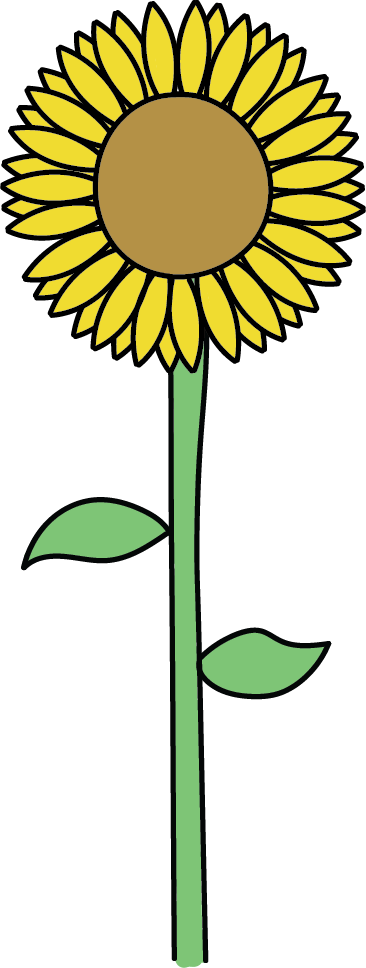
#> input picture tools/assets/garden/FlowerAssets/FlowerAssets/SunflowerFlower.png, 366 x 968 px
$ python build_garden_plants.py
#> lines starting #> are read from the running program, lines starting #| are printed output that depends on the picture
"""Пиксельные стадии растений Башты Читавука из набора FlowerAssets (CC0).

Стадий в наборе нет: на вид приходится один рисунок цветка, отдельно головка и
отдельно семя. Раньше веб-сад собирал стадии из одного и того же ростка
Cozyland — стадии 1 и 2 отличались масштабом на пять процентов, и рост не
читался. Здесь стадии собираются из частей самого набора:

    семе      Seed.png
    клица     нижняя часть стебля с первым листом
    стабљика  стебель до половины
    пупољак   стебель почти во весь рост и сжатая головка
    цвет      Flower.png целиком

Всё пикселизуется в один масштаб на вид, поэтому рост виден по высоте, а не по
подмене картинки. Цвета сводятся к небольшой палитре: сглаженные полутона
исходника в пиксельном мире выглядят грязью.

    python tools/build_garden_plants.py

Кадр 24×32, растение стоит на нижней границе: грядка обрезает картинку снизу.
"""

from __future__ import annotations

import argparse
from pathlib import Path

from PIL import Image

WIDTH, HEIGHT = 24, 32
ALPHA_CUTOFF = 130

# Насколько тёмным должен быть цвет, чтобы считаться контуром, а не краской.
OUTLINE_LEVEL = 150

# Сколько красок остаётся от рисунка. Пиксельность даёт не только размер, но и
# резко ограниченная палитра: в исходнике сотни полутонов сглаживания.
#
# Цвета берутся из самого рисунка, а не из палитры Cozyland. Попытка свести
# растения к краскам пака кончилась бирюзовым подсолнухом: трава там изумрудная
# (1ebc73), и жёлто-зелёный лист уходил именно в неё.
SPECIES_COLORS = 12

# Вид → файлы набора и высоты стадий в пикселях кадра. Высоты подобраны так,
# чтобы соседние стадии отличались заметно: разница в пару пикселей на экране
# не читается вовсе.
SPECIES = {
    "suncokret": {
        "flower": "SunflowerFlower.png",
        "head": "SunflowerFlowerHead.png",
        "seed": "SunflowerSeed.png",
        "heights": (7, 12, 19, 26, 31),
    },
    "krasuljak": {
        "flower": "DaisyFlower.png",
        "head": "DaisyFlowerHead.png",
        "seed": "DaisySeed.png",
        "heights": (7, 11, 17, 24, 29),
    },
    "koleus": {
        "flower": "ColeusFlower.png",
        "head": "ColeusFlowerHead.png",
        "seed": "ColeusSeed.png",
        "heights": (7, 11, 16, 22, 27),
    },
    # Молодило не тянется вверх: это розетка листьев у самой земли, поэтому
    # головки у него нет и стадии различаются размером розетки.
    "cuvarkuca": {
        "flower": "SucculentFlower.png",
        "head": None,
        "seed": "SucculentSeed.png",
        "heights": (7, 10, 14, 18, 22),
    },
}


def load(source: Path, name: str) -> Image.Image:
    path = source / name
    if not path.is_file():
        raise SystemExit(f"нет файла набора: {path}")
    with Image.open(path) as image:
        return trim(image.convert("RGBA"))


def trim(image: Image.Image) -> Image.Image:
    box = image.getbbox()
    return image.crop(box) if box else image


def pixelize(image: Image.Image, height: int, palette: Image.Image) -> Image.Image:
    """Уменьшает рисунок до высоты в пикселях кадра и сводит его к палитре.

    Альфа режется порогом, а не сглаживается: полупрозрачная кайма превращает
    пиксельный контур в размытое пятно, особенно поверх грядки.
    """
    scale = height / image.height
    width = max(1, round(image.width * scale))
    small = shrink(image, width, height)

    alpha = small.getchannel("A").point(lambda value: 255 if value >= ALPHA_CUTOFF else 0)
    flat = small.convert("RGB").quantize(
        palette=palette, dither=Image.Dither.NONE
    ).convert("RGB")
    flat.putalpha(alpha)
    return trim(despeckle(flat))


def despeckle(image: Image.Image) -> Image.Image:
    """Убирает одинокие тёмные точки внутри рисунка.

    Остатки жирного контура выигрывают голосование в случайных блоках и
    рассыпаются по лепесткам чёрной крупой. Контур на границе силуэта при этом
    остаётся: у него тёмные соседи есть.
    """
    pixels = image.load()
    result = image.copy()
    target = result.load()
    for y in range(image.height):
        for x in range(image.width):
            red, green, blue, alpha = pixels[x, y]
            if alpha == 0 or red + green + blue > OUTLINE_LEVEL:
                continue
            neighbours: dict[tuple[int, int, int], int] = {}
            dark = 0
            for offset_y in (-1, 0, 1):
                for offset_x in (-1, 0, 1):
                    near_x, near_y = x + offset_x, y + offset_y
                    if not (0 <= near_x < image.width and 0 <= near_y < image.height):
                        continue
                    pixel = pixels[near_x, near_y]
                    if pixel[3] == 0:
                        continue
                    if sum(pixel[:3]) <= OUTLINE_LEVEL:
                        dark += 1
                    else:
                        neighbours[pixel[:3]] = neighbours.get(pixel[:3], 0) + 1
            if dark <= 2 and neighbours:
                target[x, y] = (*max(neighbours.items(), key=lambda item: item[1])[0], 255)
    return result


def shrink(image: Image.Image, width: int, height: int) -> Image.Image:
    """Уменьшение по самому частому цвету блока, а не по среднему.

    Усреднение здесь не работает: контур в исходнике толстый, и при сжатии в
    тридцать раз каждый выходной пиксель получает изрядную долю чёрного.
    Жёлтые лепестки подсолнуха от этого выходили тускло-коричневыми, а зелёный
    стебель — серым. Самый частый цвет сохраняет и краску, и контур там, где
    контур действительно занимает пиксель целиком.
    """
    source = image.load()
    canvas = Image.new("RGBA", (width, height), (0, 0, 0, 0))
    for y in range(height):
        top = y * image.height // height
        bottom_edge = max(top + 1, (y + 1) * image.height // height)
        for x in range(width):
            left = x * image.width // width
            right = max(left + 1, (x + 1) * image.width // width)
            counts: dict[tuple[int, int, int], int] = {}
            opaque = 0
            for sample_y in range(top, bottom_edge):
                for sample_x in range(left, right):
                    pixel = source[sample_x, sample_y]
                    if pixel[3] < ALPHA_CUTOFF:
                        continue
                    opaque += 1
                    colour = pixel[:3]
                    counts[colour] = counts.get(colour, 0) + 1
            area = (bottom_edge - top) * (right - left)
            # Блок, закрашенный меньше чем на треть, — это край рисунка, а не
            # его часть: иначе вокруг цветка нарастает бахрома в один пиксель.
            if opaque * 3 < area:
                continue
            canvas.putpixel((x, y), (*vote(counts, opaque), 255))
    return canvas


def vote(counts: dict[tuple[int, int, int], int], opaque: int) -> tuple[int, int, int]:
    """Выбирает цвет пикселя из красок блока.

    Простое большинство отдаёт весь стебель контуру: в исходнике он обведён
    жирно, и на ширине в один пиксель чёрного всегда больше, чем зелёного.
    Поэтому контур побеждает, только если своей краски в блоке почти нет.
    """
    ranked = sorted(counts.items(), key=lambda item: item[1], reverse=True)
    winner, votes = ranked[0]
    if sum(winner) > OUTLINE_LEVEL:
        return winner
    for colour, count in ranked[1:]:
        if sum(colour) > OUTLINE_LEVEL and count * 4 >= opaque:
            return colour
    return winner


def species_palette(flower: Image.Image) -> Image.Image:
    """Палитра вида — краски самого рисунка, сведённые к нескольким.

    Считается один раз по целому цветку и применяется ко всем его стадиям:
    посчитай палитру для каждой стадии отдельно — и у бутона окажется свой
    оттенок зелени, отличный от стебля на предыдущей стадии.
    """
    pixels = [
        (red, green, blue)
        for red, green, blue, transparency in flower.getdata()
        if transparency >= ALPHA_CUTOFF
    ]
    # Считать по всему кадру нельзя: прозрачная часть больше самого цветка,
    # и цвет подложки забирал половину палитры, а лепестки уходили в бежевый.
    strip = Image.new("RGB", (len(pixels), 1))
    strip.putdata(pixels)
    reduced = strip.quantize(colors=SPECIES_COLORS, method=Image.Quantize.MEDIANCUT)
    palette = reduced.getpalette()[: SPECIES_COLORS * 3]
    reference = Image.new("P", (1, 1))
    reference.putpalette(palette + [0] * (768 - len(palette)))
    return reference


def frame(sprite: Image.Image) -> Image.Image:
    """Ставит спрайт на дно кадра по центру."""
    canvas = Image.new("RGBA", (WIDTH, HEIGHT), (0, 0, 0, 0))
    if sprite.width > WIDTH:
        sprite = sprite.resize(
            (WIDTH, max(1, round(sprite.height * WIDTH / sprite.width))),
            Image.Resampling.BOX,
        )
    canvas.alpha_composite(sprite, ((WIDTH - sprite.width) // 2, HEIGHT - sprite.height))
    return canvas


def bottom(image: Image.Image, share: float) -> Image.Image:
    """Нижняя доля рисунка: цветок буквально поднимается из земли."""
    cut = round(image.height * (1 - share))
    return trim(image.crop((0, cut, image.width, image.height)))


def build_species(source: Path, output: Path, name: str, spec: dict) -> None:
    flower = load(source, spec["flower"])
    seed = load(source, spec["seed"])
    heights = spec["heights"]
    palette = species_palette(flower)
    # Масштаб общий для всех стадий вида: иначе стебель на стадии «бутон»
    # оказался бы толще, чем у распустившегося цветка.
    unit = heights[-1] / flower.height

    if not spec["head"]:
        # У розетки нет стебля: обрезка снизу дала бы блин из листьев, поэтому
        # растёт она целиком.
        stages = [frame(pixelize(seed, heights[0], palette))]
        stages.extend(frame(pixelize(flower, height, palette)) for height in heights[1:])
        save(output, name, stages, unit)
        return

    # Доли подобраны по рисункам набора: нижняя треть у всех видов — голый
    # стебель, первый лист начинается примерно с 45% высоты.
    stages = [
        frame(pixelize(seed, heights[0], palette)),
        frame(pixelize(bottom(flower, 0.45), heights[1], palette)),
        frame(pixelize(bottom(flower, 0.66), heights[2], palette)),
    ]

    if spec["head"]:
        head = load(source, spec["head"])
        stem = bottom(flower, 0.80)
        bud = Image.new(
            "RGBA",
            (max(stem.width, head.width), stem.height + head.height // 2),
            (0, 0, 0, 0),
        )
        # Бутон — та же головка, сжатая вдвое по высоте и посаженная на макушку
        # стебля: закрытый цветок именно так и выглядит сверху.
        squashed = head.resize((head.width, max(1, head.height // 2)), Image.Resampling.BOX)
        bud.alpha_composite(stem, ((bud.width - stem.width) // 2, bud.height - stem.height))
        bud.alpha_composite(squashed, ((bud.width - squashed.width) // 2, 0))
        stages.append(frame(pixelize(trim(bud), heights[3], palette)))

    stages.append(frame(pixelize(flower, heights[4], palette)))
    save(output, name, stages, unit)


def save(output: Path, name: str, stages: list[Image.Image], unit: float) -> None:
    for index, sprite in enumerate(stages):
        filename = f"plant_{name}_{index}.webp"
        sprite.save(output / filename, "WEBP", lossless=True, method=6)
        print(f"{filename}: {sprite.width}x{sprite.height}, масштаб {unit:.3f}")


# Садовник: восемь кадров полива. Рисунок гладкий, и в пиксельном мире его
# приходилось ужимать дробно — 150 px кадра в 56 px на экране. Здесь он
# уменьшается тем же способом, что растения, и дальше масштабируется целым.
GARDENER_FRAMES = 8
GARDENER_SIZE = (30, 40)


# [26 lines left out: function build_gardener, not called in this run]


# Ходьба: четыре кадра из одной позы. Рисованного цикла шага у Читавука нет, а
# заводить второго волка ради него нельзя — на экране это был бы уже не он.
WALK_FRAMES = 4


# [16 lines left out: function build_walk, not called in this run]


# Сколько нижних рядов считать ногами. Волк ростом в сорок пикселей, ног у него
# видно четыре ряда — искать просвет выше бессмысленно: там хвост и руки, и
# дырок в силуэте хватает.
LEG_BAND = 5


# [47 lines left out: functions legs_of, step, not called in this run]


def main() -> None:
    parser = argparse.ArgumentParser()
    parser.add_argument(
        "--source",
        type=Path,
        default=Path(__file__).parents[1] / "tools/assets/garden/FlowerAssets/FlowerAssets",
    )
    parser.add_argument(
        "--gardener",
        type=Path,
        default=Path(__file__).parents[1] / "web/public/img/garden",
        help="папка с citavuk_garden.webp",
    )
    parser.add_argument(
        "--output",
        type=Path,
        default=Path(__file__).parents[1] / "web/public/img/garden/world",
    )
    args = parser.parse_args()
    args.output.mkdir(parents=True, exist_ok=True)
    for name, spec in SPECIES.items():
        build_species(args.source, args.output, name, spec)
#> in load, image is the input picture: PIL image 366x968 RGBA; mean R, G, B, A 210.8, 210.8, 178.6, 95.4
#> in trim, `box = image.getbbox()`: box = (0, 0, 366, 968)
#> call 2 of load, with name = 'SunflowerSeed.png'
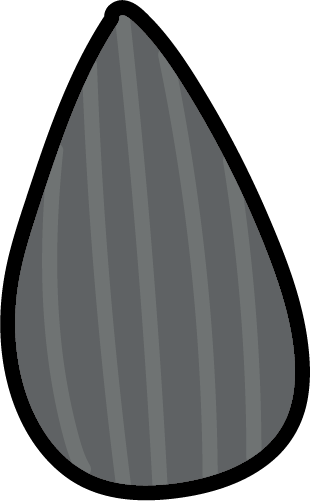
#> input picture tools/assets/garden/FlowerAssets/FlowerAssets/SunflowerSeed.png, 310 x 501 px
#> in load, image is the input picture: PIL image 310x501 RGBA; mean R, G, B, A 134.2, 136.1, 136.9, 177.9
#> in species_palette, `pixels = [ (red, green, blue) for red, green, blue, transparency in fl..`: pixels = 132305 items
#> in species_palette, `palette = reduced.getpalette()[: SPECIES_COLORS * 3]`: palette = 36 values, max 240 at index 0, min 0 at index 33, mean 90.14
#> after the loop in shrink, `for y in range(height):`: counts = 33 items
#> in frame, `canvas = Image.new("RGBA", (WIDTH, HEIGHT), (0, 0, 0, 0))`: canvas: PIL image 24x32 RGBA; every value is 0
#> in bottom, `cut = round(image.height * (1 - share))`: cut = 532
#> in trim (call 4), `box = image.getbbox()`: box = (21, 0, 332, 436)
#> in trim (call 4), `return image.crop(box) if box else image`:
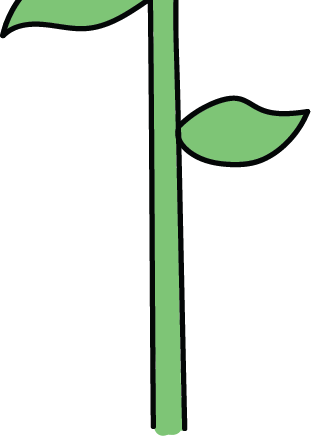
#> returned value: PIL image 311x436 RGBA; mean R, G, B, A 224.1, 233.4, 223.3, 46.3; transparent parts drawn white
#> the loop in shrink (call 2), `for y in range(height):` made 12 passes
#> (top, bottom_edge) on passes 2, 3, 5, 6, 7, 8, 9, 10, 11, 12: (36, 72), (72, 109), (145, 181), (181, 218), (218, 254), (254, 290), (290, 327), (327, 363), (363, 399), (399, 436)
#> in trim (call 6), `box = image.getbbox()`: box = (21, 0, 332, 639)
#> in trim (call 6), `return image.crop(box) if box else image`:
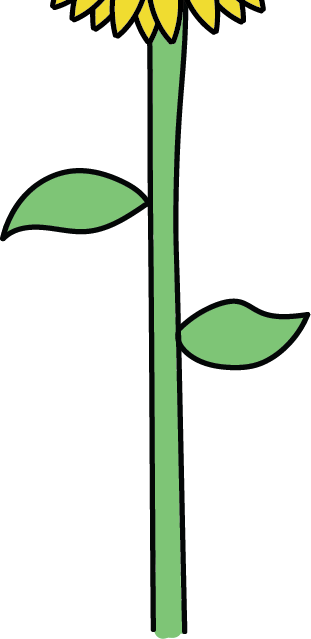
#> returned value: PIL image 311x639 RGBA; mean R, G, B, A 222.4, 230.8, 219.1, 50.1; transparent parts drawn white
#> call 3 of load, with name = 'SunflowerFlowerHead.png'
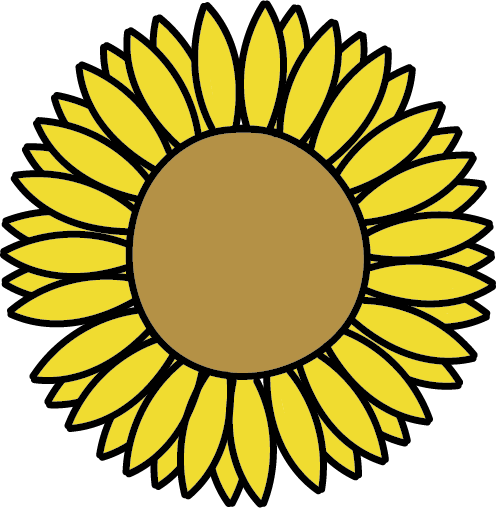
#> input picture tools/assets/garden/FlowerAssets/FlowerAssets/SunflowerFlowerHead.png, 496 x 508 px
#> in load, image is the input picture: PIL image 496x508 RGBA; mean R, G, B, A 183.3, 170.5, 100.3, 183.7
#> in build_species, `bud = Image.new( "RGBA", (max(stem.width, head.width), stem.height + h..`: bud: PIL image 496x1028 RGBA; every value is 0
#> in build_species, `squashed = head.resize((head.width, max(1, head.height // 2)), Image.R..`:
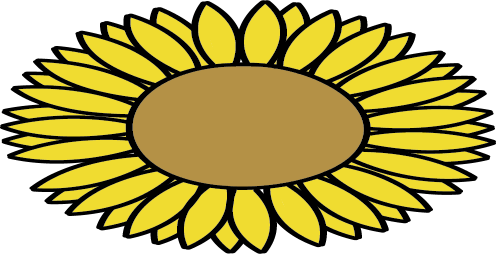
#> squashed: PIL image 496x254 RGBA; mean R, G, B, A 113.4, 100.7, 30.5, 183.7; transparent parts drawn white
#> in build_species, `bud.alpha_composite(squashed, ((bud.width - squashed.width) // 2, 0))`:
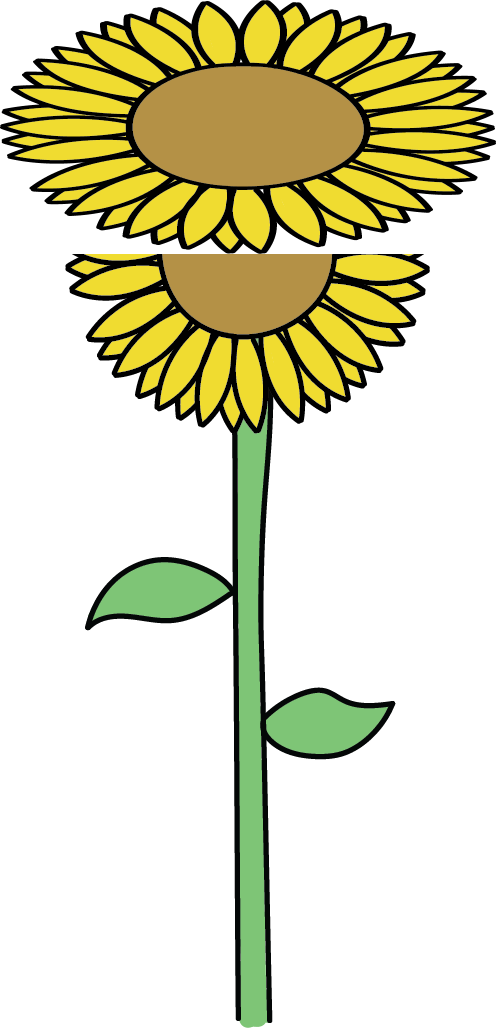
#> bud: PIL image 496x1028 RGBA; mean R, G, B, A 48.3, 47, 17.2, 85.6; transparent parts drawn white
#> in frame (call 5), `canvas.alpha_composite(sprite, ((WIDTH - sprite.width) // 2, HEIGHT - ..`:
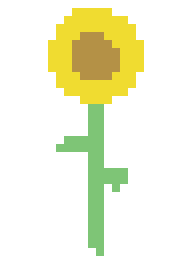
#> canvas: PIL image 24x32 RGBA (shown 8 times larger); mean R, G, B, A 41.3, 42.5, 15.8, 54.5; transparent parts drawn white
#> the loop in save, `for index, sprite in enumerate(stages):` made 5 passes
#| plant_suncokret_0.webp: 24x32, масштаб 0.032
#| plant_suncokret_1.webp: 24x32, масштаб 0.032
#| plant_suncokret_2.webp: 24x32, масштаб 0.032
#| plant_suncokret_3.webp: 24x32, масштаб 0.032
#| plant_suncokret_4.webp: 24x32, масштаб 0.032
#> pass 2 of the loop in main, `for name, spec in SPECIES.items():`:
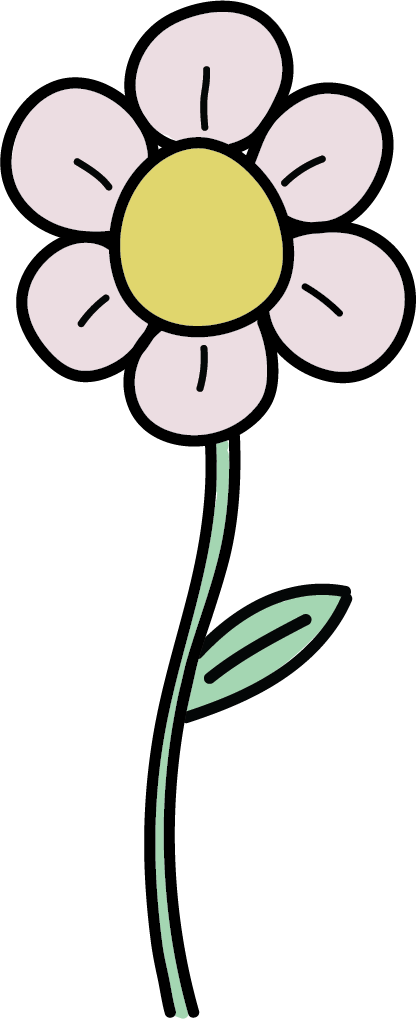
#> input picture tools/assets/garden/FlowerAssets/FlowerAssets/DaisyFlower.png, 416 x 1019 px
#> in load, image is the input picture: PIL image 416x1019 RGBA; mean R, G, B, A 217.1, 215.4, 209.7, 95.5
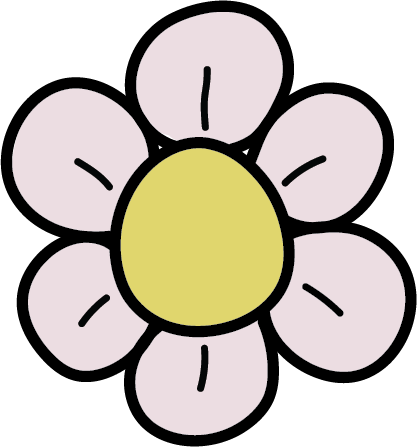
#> input picture tools/assets/garden/FlowerAssets/FlowerAssets/DaisyFlowerHead.png, 417 x 447 px
#> in load, image is the input picture: PIL image 417x447 RGBA; mean R, G, B, A 200.9, 193.7, 183, 175.4
#> squashed: PIL image 417x223 RGBA
#> in frame (call 10), `canvas.alpha_composite(sprite, ((WIDTH - sprite.width) // 2, HEIGHT - ..`:
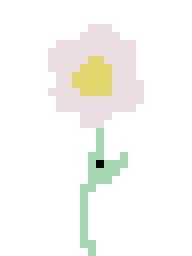
#> canvas: PIL image 24x32 RGBA (shown 8 times larger); mean R, G, B, A 40.1, 39.9, 36.4, 46.8; transparent parts drawn white
#> the loop in save (call 2), `for index, sprite in enumerate(stages):` made 5 passes
#| plant_krasuljak_0.webp: 24x32, масштаб 0.028
#| plant_krasuljak_1.webp: 24x32, масштаб 0.028
#| plant_krasuljak_2.webp: 24x32, масштаб 0.028
#| plant_krasuljak_3.webp: 24x32, масштаб 0.028
#| plant_krasuljak_4.webp: 24x32, масштаб 0.028
    build_gardener(args.gardener, args.output)


if __name__ == "__main__":
#> (the run stopped early here; a loop or call above may not have finished)
